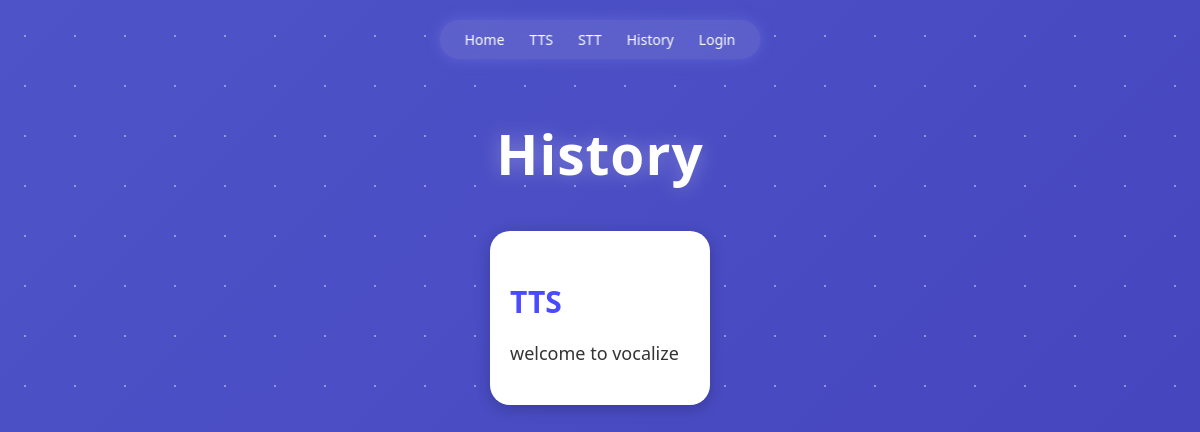
The app's page /history (signed in), older data.
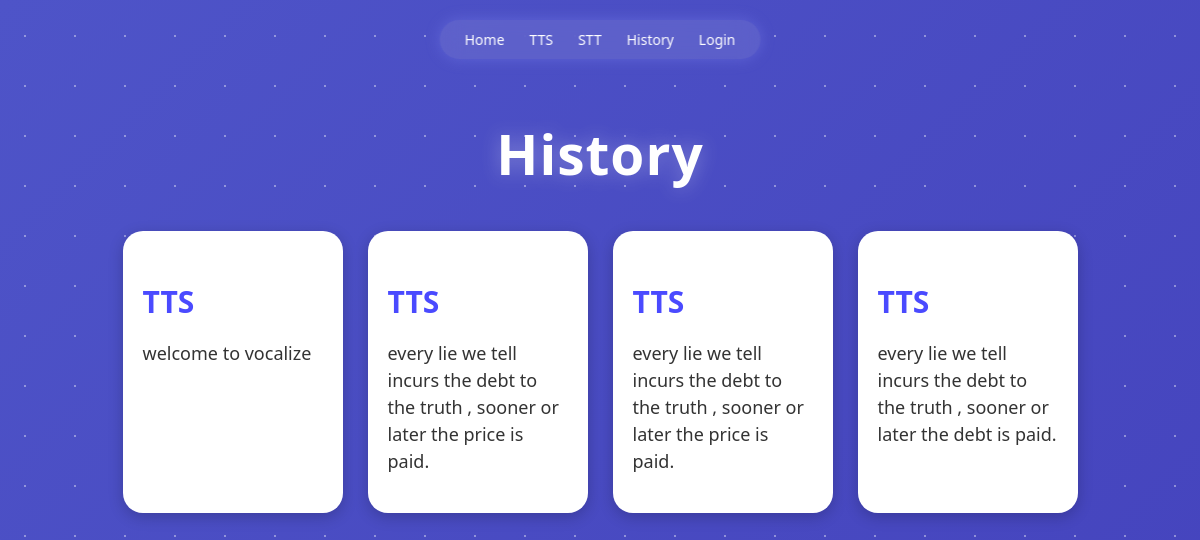
The same page, newer data.
### app.py (models this page shows)
class History(db.Model):
    id = db.Column(db.Integer, primary_key=True)
    text = db.Column(db.Text)
    history_type = db.Column(db.String(20))
    user_id = db.Column(
        db.Integer,
        db.ForeignKey('user.id')
    )

### app.py (the view)
@app.route('/history')
def history_page():
    all_items = History.query.filter_by(
    user_id=session['user_id']
).all()
    print(all_items)
    return render_template(
        'history.html',
        items=all_items
    )

### templates/history.html
{% extends "base.html" %}
{% block content %}
<div class="history-container">
    <h1 class="history-title">History</h1>
    <div class="history-grid">
        {% for item in items %}
        <div class="history-card">
            <h3>{{ item.history_type }}</h3>
            <p>{{ item.text }}</p>
        </div>
        {% endfor %}
    </div>
</div>
{% endblock %}

### templates/base.html (shortened to what this page needs)
<!DOCTYPE html>
<html lang="en">
<head>
    <link rel="stylesheet" href="{{ url_for('static', filename='style.css') }}">
</head>
<body>
<nav>
    <div class="navbar">
    <a href="/">Home</a>
    <a href="/tts">TTS</a>
    <a href="/stt">STT</a>
    <a href="/history">History</a>
    <a href="/login">Login</a>
</div>
</nav>
{% block content %}
{% endblock %}
</body>
</html>

### static/style.css (style rules this page uses)
body { margin: 0; height: 100vh; display: flex; justify-content: center; align-items: center; flex-direction:column; font-family: 'Segoe UI', sans-serif; background: linear-gradient(-45deg, #89a1ac, #7bc2d9, #413db9, #4e54c8); background-size: 400% 400%; animation: gradientMove 10s ease infinite; color: white; }
body::before { content: ""; position: fixed; width: 100%; height: 100%; background-image: radial-gradient(white 1px, transparent 1px), radial-gradient(white 1px, transparent 1px); background-size: 50px 50px, 100px 100px; background-position: 0 0, 25px 25px; opacity: 0.4; z-index: -1; }
.navbar { position: fixed; top: 20px; left: 50%; transform: translateX(-50%); background: rgba(255, 255, 255, 0.1); backdrop-filter: blur(10px); padding: 10px 25px; border-radius: 20px; display: flex; gap: 25px; box-shadow: 0 0 15px rgba(142, 148, 251, 0.3); }
.navbar a { text-decoration: none; color: white; font-size: 14px; transition: 0.3s; }
h1 { font-size: 3.2rem; font-weight: bold; letter-spacing: 1px; margin-bottom: 10px; }
h1 { text-shadow: 0 0 20px rgba(255,255,255,0.3); }
.history-container { width:100%; min-height:100vh; padding-top:140px; display:flex; flex-direction:column; align-items:center; }
.history-title { color:white; font-size:55px; margin-bottom:40px; }
.history-grid { width:85%; display:grid; grid-template-columns:repeat(auto-fit, minmax(220px, 220px)); justify-content:center; gap:25px; }
.history-card { background:white; border-radius:20px; padding:20px; min-height:120px; box-shadow:0px 4px 15px rgba(0,0,0,0.2); transition:0.3s; overflow:hidden; }
.history-card h3 { color:#4a4aff; margin-bottom:12px; font-size:30px; }
.history-card p { color:#333; font-size:18px; word-wrap:break-word; line-height:1.5; }

Row changes from the older to the newer data that the page shows:
added History: history_type "TTS", text "every lie we tell incurs the debt to the truth , sooner or later the price is paid."
added History: history_type "TTS", text "every lie we tell incurs the debt to the truth , sooner or later the price is paid."
added History: history_type "TTS", text "every lie we tell incurs the debt to the truth , sooner or later the debt is paid."
